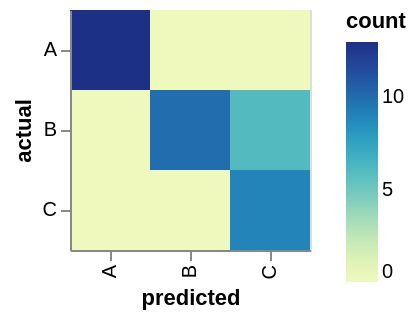

The Vega-Lite source for this figure:
### Vega specification from a JSON file in a GitHub repository (floating-point values rounded to 4 significant figures)
{"$schema": "https://vega.github.io/schema/vega/v5.json", "autosize": "pad", "padding": 5, "style": "cell", "data": [{"name": "highlight_store"}, {"name": "source_0", "values": [{"actual": "A", "predicted": "A", "count": 13}, {"actual": "A", "predicted": "B", "count": 0}, {"actual": "A", "predicted": "C", "count": 0}, {"actual": "B", "predicted": "A", "count": 0}, {"actual": "B", "predicted": "B", "count": 10}, {"actual": "B", "predicted": "C", "count": 6}, {"actual": "C", "predicted": "A", "count": 0}, {"actual": "C", "predicted": "B", "count": 0}, {"actual": "C", "predicted": "C", "count": 9}]}, {"name": "data_0", "source": "source_0", "transform": [{"type": "identifier", "as": "_vgsid_"}, {"type": "filter", "expr": "datum[\"count\"] !== null && !isNaN(datum[\"count\"])"}]}], "signals": [{"name": "x_step", "value": 40}, {"name": "width", "update": "bandspace(domain('x').length, 0, 0) * x_step"}, {"name": "y_step", "value": 40}, {"name": "height", "update": "bandspace(domain('y').length, 0, 0) * y_step"}, {"name": "unit", "value": {}, "on": [{"events": "mousemove", "update": "isTuple(group()) ? group() : unit"}]}, {"name": "highlight", "update": "vlSelectionResolve(\"highlight_store\")"}, {"name": "highlight_tuple", "on": [{"events": [{"source": "scope", "type": "click"}], "update": "datum && item().mark.marktype !== 'group' ? {unit: \"\", fields: highlight_tuple_fields, values: [(item().isVoronoi ? datum.datum : datum)[\"_vgsid_\"]]} : null", "force": true}, {"events": [{"source": "scope", "type": "dblclick"}], "update": "null"}]}, {"name": "highlight_tuple_fields", "value": [{"type": "E", "field": "_vgsid_"}]}, {"name": "highlight_modify", "update": "modify(\"highlight_store\", highlight_tuple, true)"}], "marks": [{"name": "marks", "type": "rect", "style": ["bar"], "from": {"data": "data_0"}, "encode": {"update": {"fill": {"scale": "color", "field": "count"}, "opacity": [{"test": "!(length(data(\"highlight_store\"))) || (vlSelectionTest(\"highlight_store\", datum))", "value": 1}, {"value": 0.5}], "tooltip": {"signal": "{\"actual\": ''+datum[\"actual\"], \"predicted\": ''+datum[\"predicted\"], \"count\": format(datum[\"count\"], \"\")}"}, "x": {"scale": "x", "field": "predicted"}, "width": {"scale": "x", "band": true}, "y": {"scale": "y", "field": "actual"}, "height": {"scale": "y", "band": true}}}}], "scales": [{"name": "x", "type": "band", "domain": {"data": "data_0", "field": "predicted", "sort": true}, "range": {"step": {"signal": "x_step"}}, "paddingInner": 0, "paddingOuter": 0}, {"name": "y", "type": "band", "domain": {"data": "data_0", "field": "actual", "sort": true}, "range": {"step": {"signal": "y_step"}}, "paddingInner": 0, "paddingOuter": 0}, {"name": "color", "type": "linear", "domain": {"data": "data_0", "field": "count"}, "range": "ramp", "interpolate": "hcl", "zero": false}], "axes": [{"scale": "x", "orient": "bottom", "grid": false, "title": "predicted", "labelAlign": "right", "labelAngle": 270, "labelBaseline": "middle", "zindex": 1}, {"scale": "y", "orient": "left", "grid": false, "title": "actual", "zindex": 1}], "legends": [{"fill": "color", "gradientLength": {"signal": "clamp(height, 64, 200)"}, "symbolType": "square", "title": "count", "encode": {"gradient": {"update": {"opacity": {"value": 1}}}}}], "config": {"range": {"ramp": {"scheme": "yellowgreenblue"}}}}
